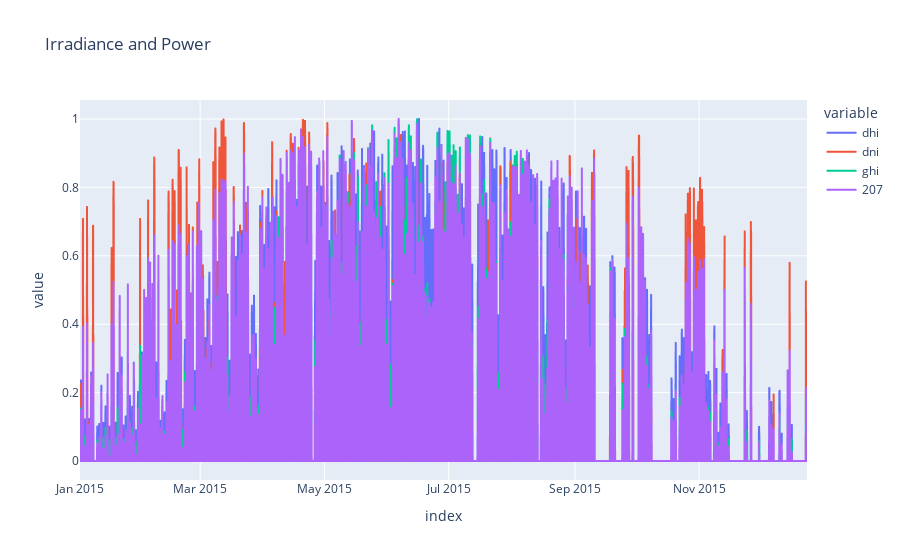

Notebook code for this chart:
### Markdown cell above
# Data exploration

### Code cell
px.line(df/df.max(), title='Irradiance and Power')

### Figure 1 — Plotly figure (JSON) as saved in the notebook; plotly's stock layout.template omitted (floating-point values rounded to 4 significant figures; data arrays with more than 128 entries replaced by an {"elided": "..."} marker saying what was removed)
{"data": [{"hovertemplate": "variable=dhi<br>index=%{x}<br>value=%{y}<extra></extra>", "legendgroup": "dhi", "line": {"color": "#636efa", "dash": "solid"}, "marker": {"symbol": "circle"}, "mode": "lines", "name": "dhi", "showlegend": true, "type": "scattergl", "x": {"elided": "7251 str values"}, "xaxis": "x", "y": {"elided": "7251 float values"}, "yaxis": "y"}, {"hovertemplate": "variable=dni<br>index=%{x}<br>value=%{y}<extra></extra>", "legendgroup": "dni", "line": {"color": "#EF553B", "dash": "solid"}, "marker": {"symbol": "circle"}, "mode": "lines", "name": "dni", "showlegend": true, "type": "scattergl", "x": {"elided": "7251 str values"}, "xaxis": "x", "y": {"elided": "7251 float values"}, "yaxis": "y"}, {"hovertemplate": "variable=ghi<br>index=%{x}<br>value=%{y}<extra></extra>", "legendgroup": "ghi", "line": {"color": "#00cc96", "dash": "solid"}, "marker": {"symbol": "circle"}, "mode": "lines", "name": "ghi", "showlegend": true, "type": "scattergl", "x": {"elided": "7251 str values"}, "xaxis": "x", "y": {"elided": "7251 float values"}, "yaxis": "y"}, {"hovertemplate": "variable=207<br>index=%{x}<br>value=%{y}<extra></extra>", "legendgroup": "207", "line": {"color": "#ab63fa", "dash": "solid"}, "marker": {"symbol": "circle"}, "mode": "lines", "name": "207", "showlegend": true, "type": "scattergl", "x": {"elided": "7251 str values"}, "xaxis": "x", "y": {"elided": "7251 float values"}, "yaxis": "y"}], "layout": {"legend": {"title": {"text": "variable"}, "tracegroupgap": 0}, "title": {"text": "Irradiance and Power"}, "xaxis": {"anchor": "y", "domain": [0, 1], "title": {"text": "index"}}, "yaxis": {"anchor": "x", "domain": [0, 1], "title": {"text": "value"}}}}
